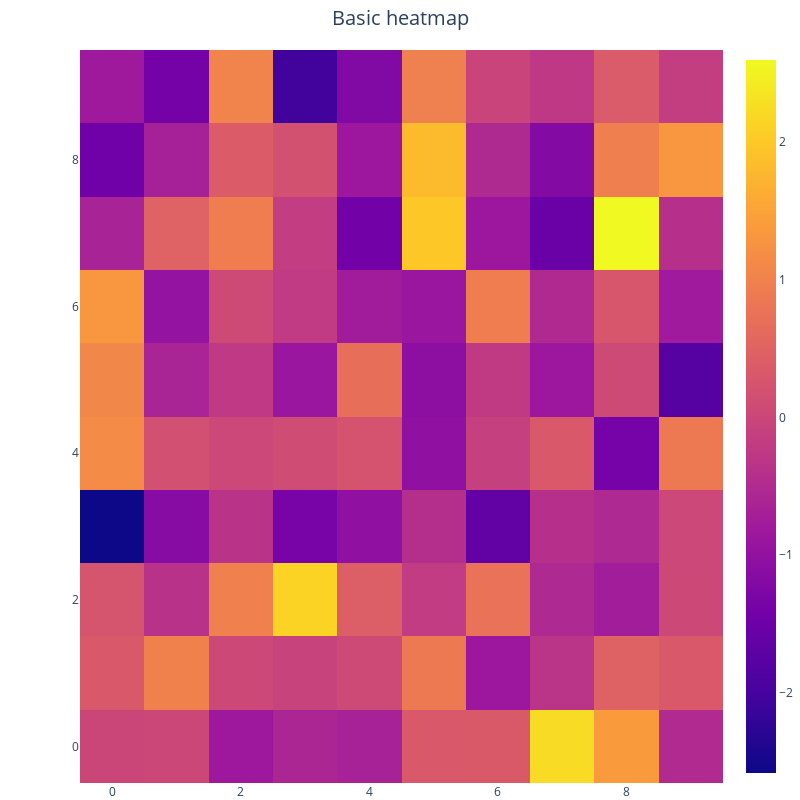

The notebook cell this image was saved under:
### Markdown cell above
<h3> Heatmaps with <code>go.Heatmap</code> </h3>

### Code cell
heat_data = np.random.randn(10, 10)

heat_fig = go.Figure()

_ = heat_fig.add_trace(go.Heatmap(
    z = heat_data,),
)

heat_layout = go.Layout(
    width=800, height=800,
    title=dict(text='Basic heatmap', x=0.5,
               font=dict(size=20,),
              ),
    margin=go.layout.Margin(l=80, r=0, b=0, t=50,),
)

_ = heat_fig.update_layout(heat_layout)
heat_fig.show()

### Figure 1 — Plotly figure (JSON) as saved in the notebook; plotly's stock layout.template omitted (floating-point values rounded to 4 significant figures)
{"data": [{"type": "heatmap", "z": [[-0.01115, 0.0115, -0.8377, -0.5912, -0.6677, 0.327, 0.33, 2.226, 1.371, -0.5098], [0.3249, 0.9971, 0.0306, -0.06964, 0.05157, 0.8673, -0.8483, -0.3257, 0.4704, 0.3114], [0.2396, -0.3698, 0.9725, 2.134, 0.4064, -0.1932, 0.7557, -0.5391, -0.7497, 0.03281], [-2.583, -1.154, -0.348, -1.353, -1.033, -0.4367, -1.643, -0.4061, -0.5353, 0.02541], [1.154, 0.1725, 0.02106, 0.09945, 0.2274, -1.017, -0.1148, 0.3088, -1.371, 0.8657], [1.081, -0.6314, -0.2413, -0.8782, 0.6994, -1.061, -0.2225, -0.8589, 0.05095, -1.794], [1.326, -0.9646, 0.05989, -0.2125, -0.7621, -0.8878, 0.9364, -0.5256, 0.2712, -0.8015], [-0.6472, 0.4722, 0.9304, -0.1753, -1.422, 1.998, -0.8565, -1.542, 2.594, -0.404], [-1.462, -0.6834, 0.3675, 0.1903, -0.8517, 1.823, -0.5216, -1.185, 0.9607, 1.329], [-0.8175, -1.401, 1.03, -2.047, -1.227, 0.9674, -0.05535, -0.2639, 0.3528, -0.1528]]}], "layout": {"height": 800, "margin": {"b": 0, "l": 80, "r": 0, "t": 50}, "title": {"font": {"size": 20}, "text": "Basic heatmap", "x": 0.5}, "width": 800, "xaxis": {"autorange": true, "range": [-0.5, 9.5]}, "yaxis": {"autorange": true, "range": [-0.5, 9.5]}}}
